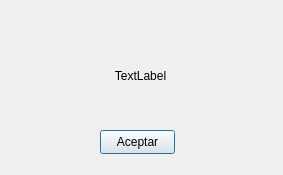
<?xml version="1.0" encoding="UTF-8"?>
<ui version="4.0">
 <class>Error</class>
 <widget class="QDialog" name="Error">
  <property name="geometry">
   <rect>
    <x>0</x>
    <y>0</y>
    <width>283</width>
    <height>175</height>
   </rect>
  </property>
  <property name="windowTitle">
   <string>Error</string>
  </property>
  <widget class="QPushButton" name="push_button_accept">
   <property name="geometry">
    <rect>
     <x>100</x>
     <y>130</y>
     <width>75</width>
     <height>24</height>
    </rect>
   </property>
   <property name="text">
    <string>Aceptar</string>
   </property>
  </widget>
  <widget class="QLabel" name="label_error_description">
   <property name="geometry">
    <rect>
     <x>60</x>
     <y>50</y>
     <width>161</width>
     <height>51</height>
    </rect>
   </property>
   <property name="text">
    <string>TextLabel</string>
   </property>
   <property name="alignment">
    <set>Qt::AlignCenter</set>
   </property>
  </widget>
 </widget>
 <resources/>
 <connections/>
</ui>
